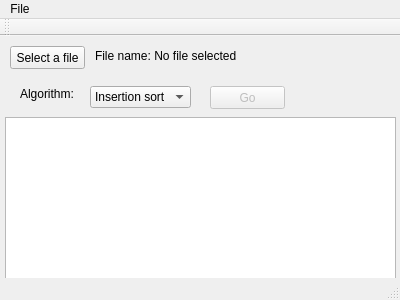
<?xml version="1.0" encoding="UTF-8"?>
<ui version="4.0">
 <class>MainWindow</class>
 <widget class="QMainWindow" name="MainWindow">
  <property name="windowModality">
   <enum>Qt::WindowModal</enum>
  </property>
  <property name="geometry">
   <rect>
    <x>0</x>
    <y>0</y>
    <width>400</width>
    <height>300</height>
   </rect>
  </property>
  <property name="sizePolicy">
   <sizepolicy hsizetype="Preferred" vsizetype="Preferred">
    <horstretch>0</horstretch>
    <verstretch>0</verstretch>
   </sizepolicy>
  </property>
  <property name="windowTitle">
   <string>Sort</string>
  </property>
  <property name="unifiedTitleAndToolBarOnMac">
   <bool>false</bool>
  </property>
  <widget class="QWidget" name="centralWidget">
   <widget class="QPushButton" name="fileButton">
    <property name="geometry">
     <rect>
      <x>10</x>
      <y>10</y>
      <width>75</width>
      <height>23</height>
     </rect>
    </property>
    <property name="toolTip">
     <string>Alt+S 
 Select a file to sort</string>
    </property>
    <property name="toolTipDuration">
     <number>3000</number>
    </property>
    <property name="text">
     <string>Select a file</string>
    </property>
    <property name="shortcut">
     <string>Alt+S</string>
    </property>
   </widget>
   <widget class="QLabel" name="fileName">
    <property name="geometry">
     <rect>
      <x>95</x>
      <y>10</y>
      <width>271</width>
      <height>20</height>
     </rect>
    </property>
    <property name="text">
     <string>File name: No file selected</string>
    </property>
   </widget>
   <widget class="QComboBox" name="sort">
    <property name="geometry">
     <rect>
      <x>90</x>
      <y>50</y>
      <width>101</width>
      <height>22</height>
     </rect>
    </property>
    <item>
     <property name="text">
      <string>Insertion sort</string>
     </property>
    </item>
    <item>
     <property name="text">
      <string>Selection sort</string>
     </property>
    </item>
   </widget>
   <widget class="QLabel" name="label">
    <property name="geometry">
     <rect>
      <x>20</x>
      <y>50</y>
      <width>61</width>
      <height>16</height>
     </rect>
    </property>
    <property name="text">
     <string>Algorithm:</string>
    </property>
   </widget>
   <widget class="QPushButton" name="GoButton">
    <property name="enabled">
     <bool>false</bool>
    </property>
    <property name="geometry">
     <rect>
      <x>210</x>
      <y>50</y>
      <width>75</width>
      <height>23</height>
     </rect>
    </property>
    <property name="toolTip">
     <string>Alt+G 
 Sorts the file using the selected algorithm</string>
    </property>
    <property name="toolTipDuration">
     <number>3000</number>
    </property>
    <property name="text">
     <string>Go</string>
    </property>
    <property name="shortcut">
     <string>Alt+G</string>
    </property>
   </widget>
   <widget class="QTableView" name="tableView">
    <property name="geometry">
     <rect>
      <x>5</x>
      <y>81</y>
      <width>391</width>
      <height>171</height>
     </rect>
    </property>
    <property name="sizeAdjustPolicy">
     <enum>QAbstractScrollArea::AdjustToContentsOnFirstShow</enum>
    </property>
    <property name="alternatingRowColors">
     <bool>true</bool>
    </property>
    <attribute name="horizontalHeaderStretchLastSection">
     <bool>true</bool>
    </attribute>
   </widget>
  </widget>
  <widget class="QMenuBar" name="menuBar">
   <property name="geometry">
    <rect>
     <x>0</x>
     <y>0</y>
     <width>400</width>
     <height>21</height>
    </rect>
   </property>
   <widget class="QMenu" name="menuFile">
    <property name="title">
     <string>File</string>
    </property>
    <addaction name="separator"/>
    <addaction name="separator"/>
    <addaction name="actionBackup"/>
    <addaction name="actionRestore"/>
    <addaction name="actionExit"/>
   </widget>
   <addaction name="menuFile"/>
  </widget>
  <widget class="QToolBar" name="mainToolBar">
   <attribute name="toolBarArea">
    <enum>TopToolBarArea</enum>
   </attribute>
   <attribute name="toolBarBreak">
    <bool>false</bool>
   </attribute>
  </widget>
  <widget class="QStatusBar" name="statusBar"/>
  <action name="actionBackup">
   <property name="text">
    <string>Backup</string>
   </property>
   <property name="shortcut">
    <string>Alt+B</string>
   </property>
  </action>
  <action name="actionRestore">
   <property name="enabled">
    <bool>false</bool>
   </property>
   <property name="text">
    <string>Restore</string>
   </property>
   <property name="shortcut">
    <string>Alt+R</string>
   </property>
  </action>
  <action name="actionExit">
   <property name="text">
    <string>Exit</string>
   </property>
   <property name="shortcut">
    <string>F4</string>
   </property>
  </action>
 </widget>
 <layoutdefault spacing="6" margin="11"/>
 <resources/>
 <connections/>
</ui>
